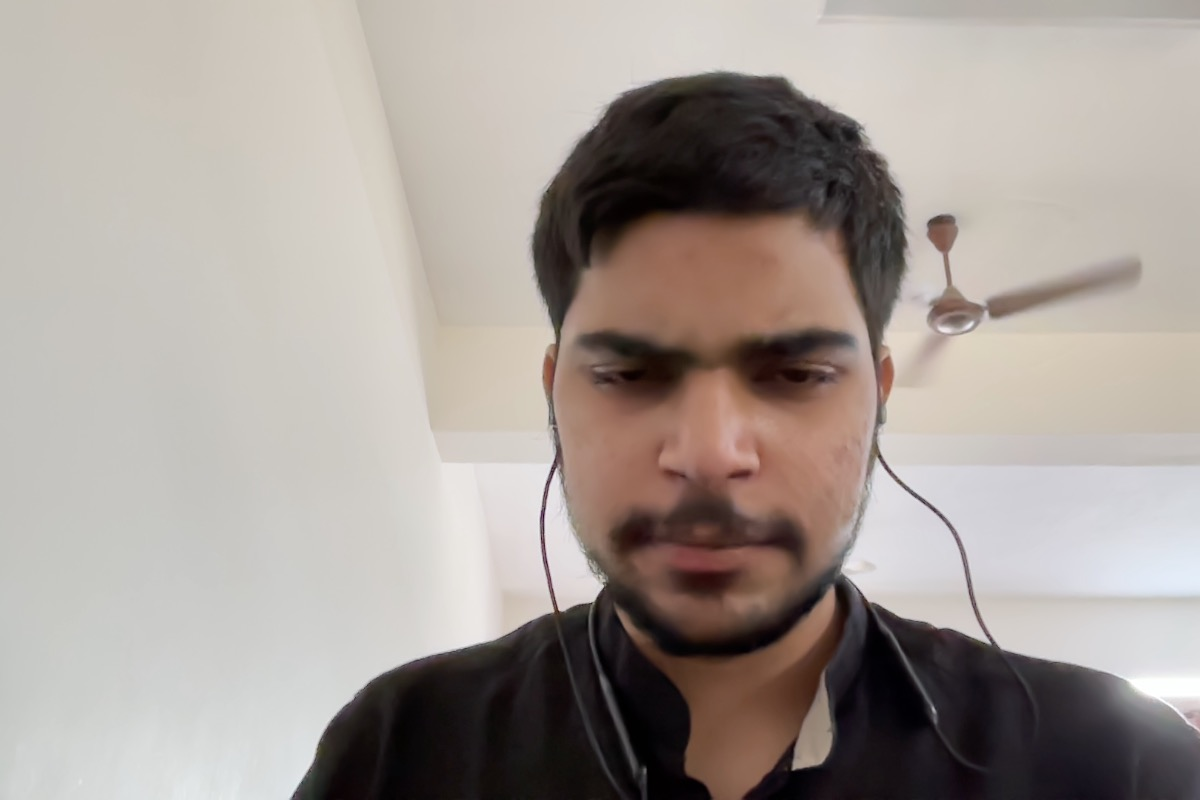
#> input picture image_1.jpg, 1200 x 800 px
$ python Arithmetic_Operations.py
#> lines starting #> are read from the running program, lines starting #| are printed output that depends on the picture
import cv2 as cv
import numpy as np
import matplotlib.pyplot as plt

def add_images():
    image_1 = cv.imread("image_1.jpg", cv.IMREAD_COLOR)
    image_2 = cv.imread("image_2.jpg", cv.IMREAD_COLOR)
    if image_1.shape != image_2.shape:
        print("Images are not the same size, resizing...")
        image_2 = cv.resize(image_2, (image_1.shape[1], image_1.shape[0]))

    result_add_images = cv.add(image_1, image_2)

    return result_add_images

def sub_images():
    image_1 = cv.imread("image_1.jpg", cv.IMREAD_COLOR)
    image_2 = cv.imread("image_2.jpg", cv.IMREAD_COLOR)

    if image_1.shape != image_2.shape:
        print("Images are not the same size, resizing...")
        image_2 = cv.resize(image_2, (image_1.shape[1], image_1.shape[0]))

    result_subtract_images = cv.subtract(image_1, image_2)
    return result_subtract_images

def mul_images():
    image_1 = cv.imread("image_1.jpg", cv.IMREAD_COLOR)
#> image_1 is the input picture: shape (800, 1200, 3); mean B, G, R 150.6, 156.4, 165.2
    image_2 = cv.imread("image_2.jpg", cv.IMREAD_COLOR)
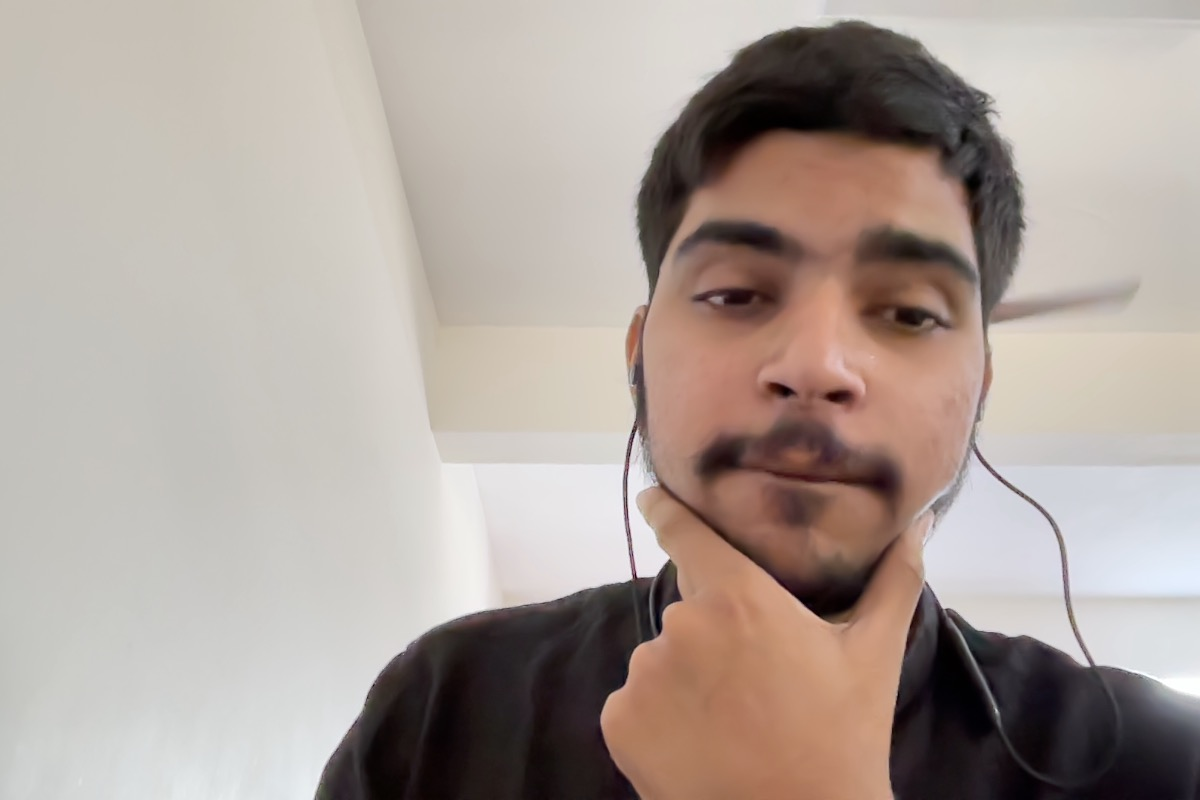
#> input picture image_2.jpg, 1200 x 800 px
#> image_2 is the input picture: shape (800, 1200, 3); mean B, G, R 153.9, 161, 173

    if image_1.shape != image_2.shape:
        print("Images are not the same size, resizing...")
        image_2 = cv.resize(image_2, (image_1.shape[1], image_1.shape[0]))

    result_multiplied_images = cv.multiply(image_1, image_2)
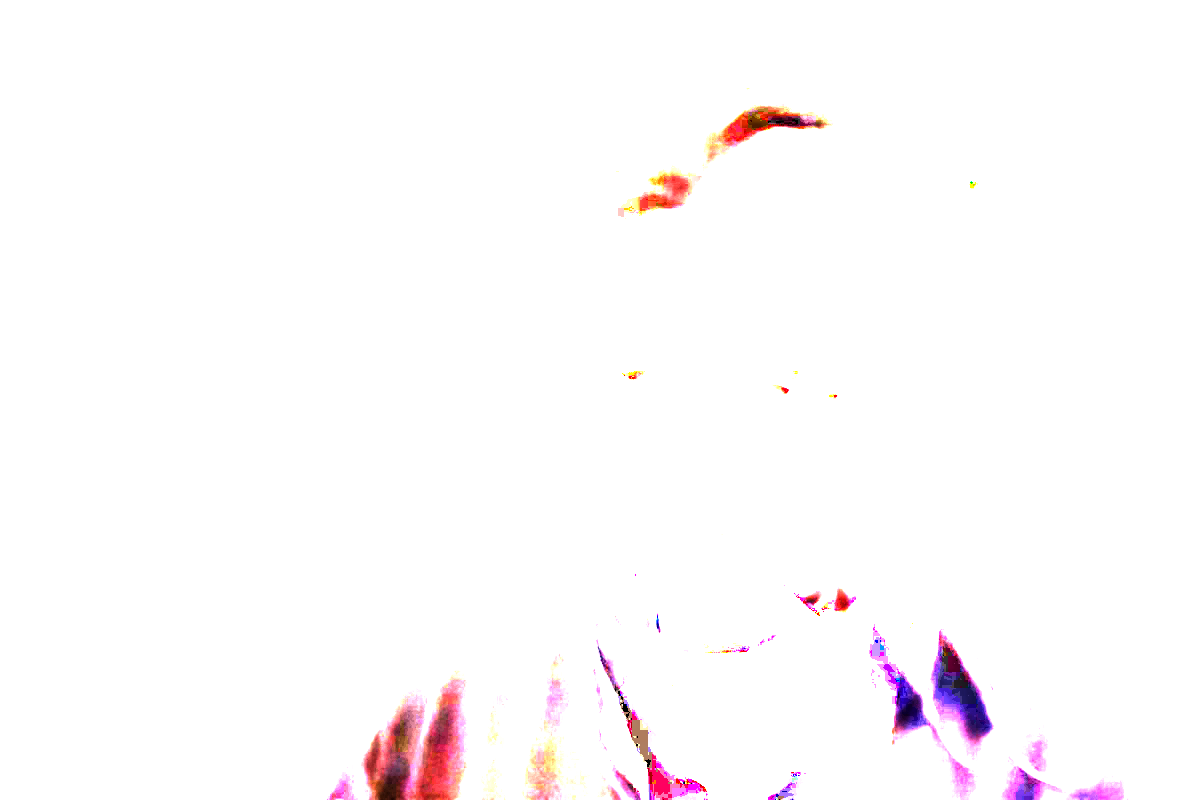
#> result_multiplied_images: shape (800, 1200, 3); mean B, G, R 251.8, 250.6, 253.6
    return result_multiplied_images

def div_images():
    image_1 = cv.imread("image_1.jpg", cv.IMREAD_COLOR)
    image_2 = cv.imread("image_2.jpg", cv.IMREAD_COLOR)

    if image_1.shape != image_2.shape:
        print("Images are not the same size, resizing...")
        image_2 = cv.resize(image_2, (image_1.shape[1], image_1.shape[0]))

    result_divided_images = cv.divide(image_1, image_2)
    return result_divided_images

result = mul_images()  # Replace with add_images(), sub_images(), or mul_images() as needed

result_rgb = cv.cvtColor(result, cv.COLOR_BGR2RGB)

plt.imshow(result_rgb)
plt.axis('off')
plt.show()
